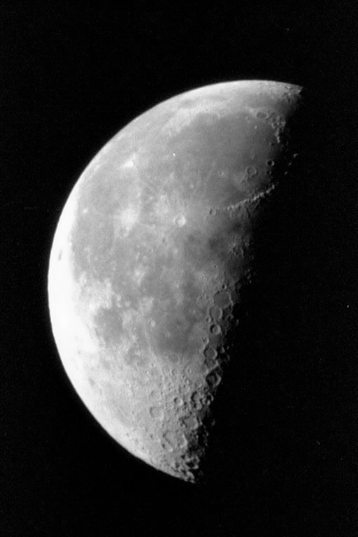
#> input picture TME1/moon.png, 358 x 537 px
$ jupyter execute --allow-errors TME1.ipynb
#> lines starting #> are read from the running program, lines starting #| are printed output that depends on the picture; after the words box and inside, x2 and y2 are one past the last pixel; in counts of white or black regions, pixels touching at a corner belong together
# Practical work 1: introduction and image enhancement

- Quick start for Python (10 minutes!) : https://www.stavros.io/tutorials/python/
- Quick start for Numpy : https://numpy.org/devdocs/user/quickstart.html#
- For Matlab users: Numpy is very similar but with some important difference, see http://mathesaurus.sourceforge.net/matlab-numpy.html.
- Keep in mind that in Python, exception of variable of scalar type, all is reference and affectation is not a copy.

## Short introduction to image processing with Python

Help: use the function `help()` to get information on a Python objet.

Images are stored as arrays that is the default type of the `numpy` module. Defaut type of array elements is `float64` according to the IEEE754 norm. Special float values are defined: infinity (`inf`) and undefined (`nan`, *not a number*), and some numerical constants, such as $\pi$.


[cell 1]
# import numpy
import numpy as np

# predefined constants
print(np.inf,np.nan,np.pi)

# some values
print( 1., 1e10, -1.2e-3)

### Creating an array: several ways.

1. From a list of values (formally any Python iterable object). Elements of an array have the same **type**, determined by Numpy:

[cell 2]
V = np.array([1,2,3])
M = np.array([[1,2,3],[4,5,6.]])
print ("V is of type",V.dtype)
print ("M is of type",M.dtype)

2. Without values: Numpy has constructors such as `empty()`, `zeros()`, `ones()`... Shape should be given (see below). Important: `empty()` does not initialize array elements.

[cell 3]
I = np.zeros((3,4))
print(I)
J = np.empty((4,3))
print(J)

3. From a sequence, prefer `arange()` from numpy to `range()` from python.

[cell 4]
print(np.arange(10))
print(np.arange(0,10,2))
print(np.arange(9,-1,-.5))

### Shape of an array

Shape decribes the number of elements for each dimension. A vector is of dimension 1, a matrix is of dimension 2. Superior dimensions are possible. Shape is not size that is the number of elements of an array. Type of shape is always a tuple of integers. With previous example:

[cell 5]
print(I.shape, I.size)
print(J.shape, J.size)
print(V.shape, V.size)

An important function/method is `reshape()` to change the shape of an array. Typical usage of `reshape()` is to transform a vector into a matrix or reciprocally.

[cell 6]
K = np.arange(12).reshape((3,4))
print(K)
print(np.reshape(K,(12)))
print(K.reshape((2,2,3)))

### Elements of an array

Access element by indices: two syntaxe are possible, the first given in the example is prefered. Negative index is possible with the same meanning of Python list.

[cell 7]
I = np.arange(12).reshape((3,4))
print(I[1,2])
print(I[0][0])
print(I[-1,0])

Access by group of indices using the operator `:` allows to extract subarray. General syntaxe is `start:end:step` and it is very powerfull:

[cell 8]
print('extract the first line')
print(I[0,:])
print(I[0,0:])
print(I[0,::])
print(I[0,::1])

print('extract center of the array')
print(I[1:3,1:3])

print('extract elements with even indices')
print(I[::2,::2])

print('print the horizontal mirror of an array')
print(I[:,::-1])

### Array arithmetic

Operators and functions can be applied to arrays. Mostly, operations are element-wise (i.e. applied element by element). The consequence is arrays should have the same shape. One operand can also be scalar in most of time.

[cell 9]
A = np.arange(12).reshape((3,4))
B = 2 * A + 1
C = A + B
D = np.cos(2*np.pi*A/12)

print (D)
print (D**2)
print (D>0)

Array may be viewed as matrix, we can make some linear algebraic manipulation. For example, `np.matmul()` is the matrix multiplication. It can be used to build matrix from vector. An example, using the transpose operator `T`.

[cell 10]
L = np.arange(1,6).reshape((1,5))
# transpose of L. Warning: C remains a reference to L
C = L.T
# This could be better if your want to touch L
C = L.T.copy()

print("A 5*5 matrix:")
print(np.matmul(C,L))

print("A dot product, but result is a matrix:")
print(np.matmul(L,C))
print(np.matmul(L,C)[0,0])

print("dot() is prefered with vectors:")
V = np.arange(1,6)
print(V.dot(V))
print(np.dot(V,V))

### Images

We make use of PIL module (https://pillow.readthedocs.io/en/stable/reference/Image.html) to load and write an image and easily converted to Numpy array. Be careful: array type depends on image.

[cell 11]
from PIL import Image

# reading an image and convert to array
myimage = np.array(Image.open('moon.png'))
#> myimage is the input picture: shape (537, 358); min 0, max 253, mean 52.9

# write an image (alternative format) from an array
Image.fromarray(myimage).save('image.jpg')

Array can be displayed as an image using Matplotlib module. Here a short example:

[cell 12]
import matplotlib.pyplot as plt

# minimal example:
plt.imshow(myimage)
plt.show()

# with more controls:
w,h=400,400
plt.figure(figsize=(w/80,h/80))  # optional, to control the size of figure (unit: pixel)
plt.gray() # optional call to display image using a gray colormap
plt.title('This is an image') # optional: add a title
plt.axis('off') # optional: remove axes
plt.imshow(myimage)
plt.show()

See also:
- https://matplotlib.org/3.1.1/tutorials/introductory/images.html
- https://matplotlib.org/gallery/images_contours_and_fields/image_demo.html#sphx-glr-gallery-images-contours-and-fields-image-demo-py).

## Exercice 1
In this exercice, we work with image `img/moon.png`. If possible give two solutions : one with loops (for, while, ...) and one without loops.

1. Write and test a function `openImage()` getting an image filename as argument and returning the array of pixel values.

[cell 13]
from PIL import Image
import numpy as np

def openImage(fname):
    return np.array(Image.open(fname))

openImage('moon.png')

2. Write and test a function `countPixels()` getting an array and an integer `k` as arguments and returning the number of pixels having the value `k`.

[cell 14]
#solution_1
def countPixels(I,k):
#> called with k = 2
    n_k = np.count_nonzero(I == k)
#> n_k = 30924
    return n_k

countPixels(openImage('moon.png'),2)

[cell 15]
#solution_2
def countPixels2(I,k):
#> called with k = 2
    c=0
#> c = 0
    for i in range(I.shape[0]) :
        for j in range(I.shape[1]) :
            if I[i,j] == k :
                c+=1
#> after the loop, c = 30924
    return c

countPixels2(openImage('moon.png'),2)

3. Write and test a function `replacePixels()` getting an array and two intergers and replacing pixels having `k1`value to `k2` value and returning the new array. Be aware to not modify `I`.

[cell 16]
#solution_1
def replacePixels(I,k1,k2):
#> called with k1 = 2, k2 = 3
    M=I.copy()
    index = np.where(I==k1)
#> index = 30924 positions, rows 0 to 536, columns 0 to 357
    M[index] = k2
#> M: shape (537, 358); 16.09% of pixels changed, all inside (x1, y1, x2, y2) = (0, 0, 358, 537)
    return M
replacePixels(openImage('moon.png'),2,3)

[cell 17]
#solution_2
def replacePixels2(I,k1,k2):
#> called with k1 = 2, k2 = 3
    M=I.copy()
    for i in range(M.shape[0]) :
        for j in range(M.shape[1]) :
            if M[i,j] == k1 :
                M[i,j] = k2
    return M

replacePixels2(openImage('moon.png'),2,3)

4. Write and test a function `normalizeImage()` getting an array and two integers `k1` and `k2` and returning an array with elements normalized to the interval $[k_1,k_2]$.

[cell 18]
#solution1
def normalizeImage(I,k1,k2):
#> called with k1 = 6, k2 = 10
    M = I.copy()
    val_min = np.min(I)
#> val_min = 0
    val_max = np.max(I)
#> val_max = 253

    M = (k1 + (I - val_min) * ((k2 - k1) / (val_max - val_min))).astype(int)
#> M: shape (537, 358) int64; 5 distinct labels, from 6 to 10

    return M
normalizeImage(openImage('moon.png'),6,10)
plt.imshow(normalizeImage(openImage('moon.png'),0,100))

[cell 19]
#solution2
def normalizeImage2(I,k1,k2):
#> called with k1 = 5, k2 = 10
    M = np.zeros((I.shape[0],I.shape[1]))
#> M: shape (537, 358) float64; every value is 0
    val_min = np.min(I)
#> val_min = 0
    val_max = np.max(I)
#> val_max = 253

    for i in range(I.shape[0]) :
        for j in range(I.shape[1]) :
            M[i,j] = (k1 + (I[i,j] - val_min) * (k2 - k1) / (val_max - val_min)).astype(int)
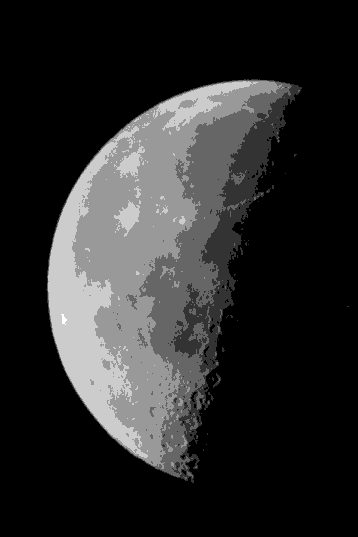
#> M: shape (537, 358) float64; min 5, max 10, mean 5.82; drawn with min black and max white

    return M
normalizeImage2(openImage('moon.png'),5,10)

5. Write and test a function `inverteImage()` getting an array and returning and arry having inverted pixel values (i.e. the transform $k \mapsto 255-k$

[cell 20]
#solution1
def inverteImage(I):
    M = I.copy()
    max = np.max(I)
#> max = 253
    M= max - M
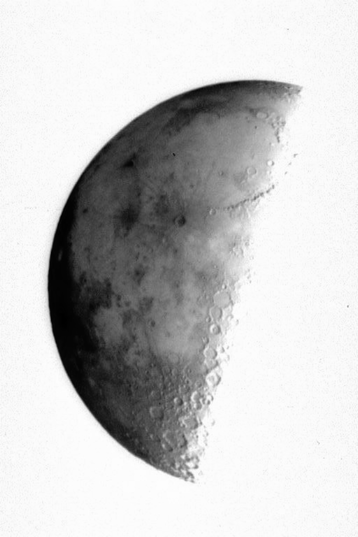
#> M: shape (537, 358); min 0, max 253, mean 200.1
    return M
plt.imshow(inverteImage(openImage('moon.png')))

[cell 21]
#solution2
def inverteImage2(I):
    M = I.copy()
    max = np.max(I)
#> max = 253
    for i in range(I.shape[0]) :
        for j in range(I.shape[1]) :
            M[i,j] = max - I[i,j]
    return M
plt.imshow(inverteImage2(openImage('moon.png')))

6. Write and test a function `computeHistogram()` getting an array and returning its histogram. Type of histogram can be an array or a list. It is forbidden to use an histogram method from a Python module. Is it possible to compute the histogram without explicitely visiting array pixels?

[cell 22]
def computeHistogram(I):
    min = np.min(I)
#> min = 0
    max= np.max(I)
#> max = 253
    vals = np.arange(min,max+1)
#> vals = 254 values from 0 to 253
    eff =[]
    for v in vals :
        c =len(np.where(I==v)[0])
        eff.append(c)
#> this loop made 254 passes
#> c on passes 1 to 3: 1459, 20126, 30924
#> after the loop, eff = 254 values, max 30924 at index 2, min 35 at index 253, mean 756.9
    return eff

computeHistogram(openImage('moon.png'))

# use comments to answer to a verbal question

7. Write and test a function `thresholdImage()` getting an array `I` and an integer `s` and returning an array having elements set to 0 if corresponding element of `I` is lower than `s` or 255 otherwise.

[cell 23]
def thresholdImage(I,s):
#> called with s = 100
    M = I.copy()
    M[M<s]=0
    M[M>=s]=1
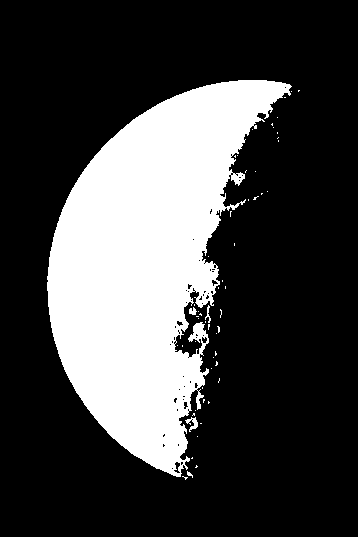
#> M: shape (537, 358); values 0 (black) and 1 (white), 26.4% white; 57 white regions (52 under 20 px), largest, box (x1, y1, x2, y2) and area: (47, 80, 292, 477) 50437, (185, 417, 198, 432) 85, (189, 307, 197, 315) 43, (205, 305, 211, 323) 40, (187, 471, 193, 478) 20
    return M

plt.imshow(thresholdImage(openImage('moon.png'),100))

8. Using previous functions, give a series of instructions to read then to display an image, plot the histogram (one can use `plot()` or `bar()` from `matplotlib.pyplot` module), inverse the image and display it, plot its histogram.

[cell 24]
image = openImage('moon.png')
plt.imshow(image)
plt.show()
hist1 = computeHistogram(image)
#> the loop in computeHistogram (call 2), `for v in vals :` made 254 passes
#> hist1 has the same summary as eff in computeHistogram
plt.bar(range(len(hist1)),hist1,width=1.2)
plt.show()
#> figure, not shown here; tallest bar 30924 high, from x = 1.4 to 2.6
inverted_image = inverteImage(image)
plt.imshow(inverted_image)
plt.show()
hist2 = computeHistogram(inverted_image)
#> hist2 = 254 values, max 30924 at index 251, min 35 at index 0, mean 756.9
plt.bar(range(len(hist2)),hist2,width=1.2)
plt.show()
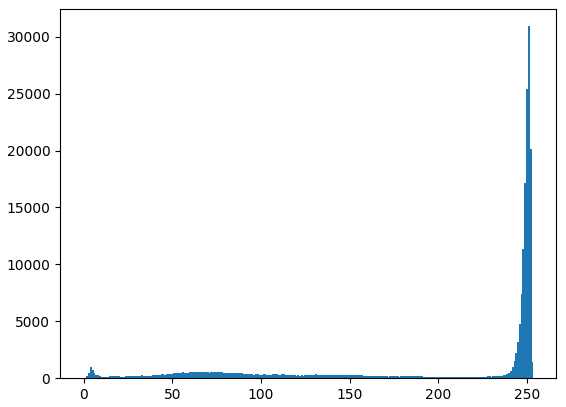
#> figure drawn by matplotlib, 1 panel; tallest bar 30924 high, from x = 250.4 to 251.6

9. Give a series of instructions to read and display an image, plot the histogram, normalize the image to the interval $[10,50]$, compute the new histogram, display the image and the histogram. Remark: `imshow()` normalizes image. To avoid this and see the effect of the normalization, use `imshow()` with parameters `vmin=0,vmax=255`. Comment the results.

[cell 25]
image = openImage('moon.png')
normalized_image = normalizeImage(image,10,50)
plt.imshow(normalized_image,vmin=0,vmax=255)
plt.show()
hist3 = computeHistogram(normalized_image)
#> hist3 = 41 values, max 113821 at index 0, min 35 at index 40, mean 4688.9
min = np.min(normalized_image)
#> min = 10
max = np.max(normalized_image)
#> max = 50
plt.bar(np.arange(min,max+1),hist3,width=1)
plt.show()
#> figure, not shown here; tallest bar 113821 high, from x = 9.5 to 10.5

10. Same question than 9. remplacing the normalization by a thresholding with parameter $s=127$.

[cell 26]
image = openImage('moon.png')
thresholded_image = thresholdImage(image,127)
#> call 2 of thresholdImage, with s = 127
#> in thresholdImage (call 2), `M[M>=s]=1`:
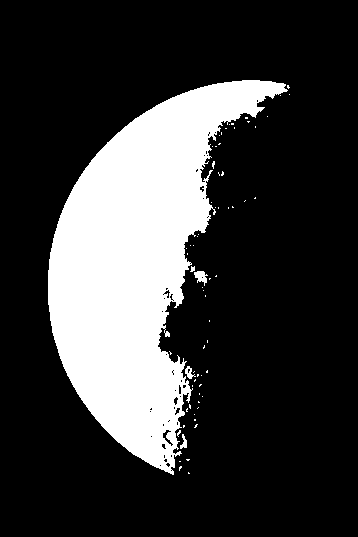
#> M: shape (537, 358); values 0 (black) and 1 (white), 22.4% white; 68 white regions (63 under 20 px), largest, box (x1, y1, x2, y2) and area: (48, 80, 288, 475) 42656, (194, 271, 208, 286) 117, (185, 366, 196, 379) 67, (180, 434, 187, 449) 56, (190, 266, 195, 272) 21
plt.imshow(thresholded_image)
plt.show()
hist4 = computeHistogram(thresholded_image)
#> hist4 = [149110, 43136]
print(hist4)
#| [149110, 43136]
plt.bar([0,1],hist4,width=0.1)
plt.show()

## Exercice 2 - generate images

1. Create the array `I` 4 by 4 corresponding to the following image: <div>  </div> Black pixels have value 0, white pixels value 255, and grey pixels value 127. Display the image using `imshow()` and plot the histogram.

[cell 27]
I=np.array([[0,255,0,127],
            [127,255,0,127],
            [0,127,255,0],
            [255,127,255,127]])
plt.imshow(I)
plt.show()
hist=computeHistogram(I)
plt.bar(np.arange(np.min(I),np.max(I)+1),hist,width=5)
plt.show()
#> figure, not shown here; tallest bar 6 high, from x = 124.5 to 129.5

2. We want to generate a matrix having random values. Functions `rand()` and `randn()` from  `numpy.matlib` module generate array of given shape with random values following respectively a uniform distribution on $[0,1[$ and a normal distribution. Create an array of shape 512 by 512 having **integer** elements following an uniform distribution in the set $\{0,1,\cdots,255\}$ . We also want to create an array following a gaussian distribution with a mean of 128 and a standard deviation of 16 and with **integer** values.  Display the images and their histogramms. Discuss the results.

[cell 28]
import numpy.matlib

I_unif = np.floor(255*(np.matlib.rand((512, 512))))
plt.imshow(I_unif)
plt.show()
hist_unif =computeHistogram(I_unif)
plt.bar(np.arange(np.min(I_unif),np.max(I_unif)+1),hist_unif,width=5)
plt.show()
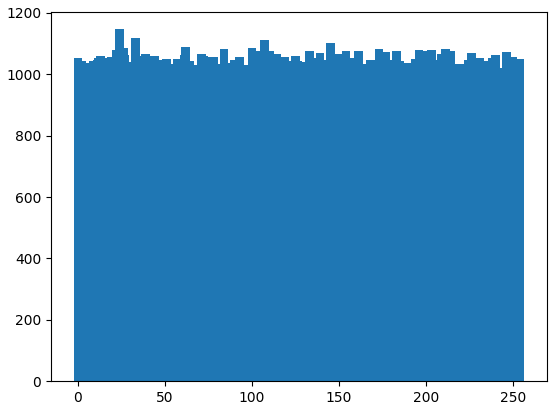
#> figure drawn by matplotlib, 1 panel; tallest bar 1147 high, from x = 21.5 to 26.5


mean = 128
std = 16
I_gauss = np.floor(std*(np.matlib.randn(512, 512))+mean)
plt.imshow(I_gauss)
plt.show()
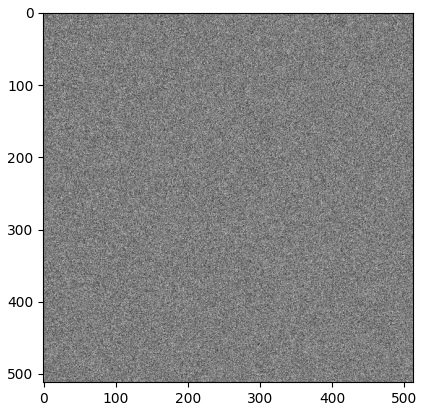
#> figure drawn by matplotlib, 1 panel
hist_gauss = computeHistogram(I_gauss)
plt.bar(np.arange(np.min(I_gauss),np.max(I_gauss)+1),hist_gauss,width=10)
plt.show()
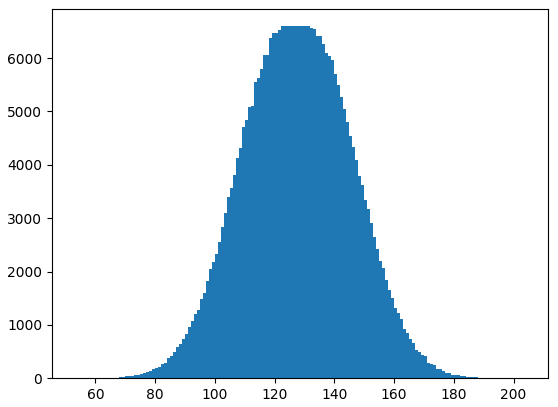
#> figure drawn by matplotlib, 1 panel; tallest bar 6598 high, from x = 122 to 132

Nous pouvons voir que l'image générée avec une distribution normale semble presque avoir un niveau de gris constant,
cela est dû au fait que l'écart type choisi est petit, d'autre part celle générée avec la loi uniforme présente tous les niveaux
de gris, de manière uniforme
Note: l'histogramme de l'image générée avec rand n'est pas exactement celui de la loi uniforme cela peut-être expliqué par
les approximations effectuées

## Exercice 3: image manipulation
In this exercice, we work with image `img/pout.png`.

1. Read and display this image

[cell 29]
pout=np.array(Image.open('pout.png'))
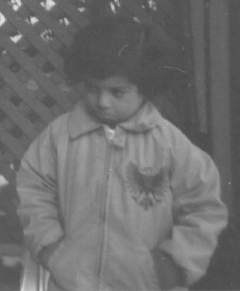
#> input picture TME1/pout.png, 240 x 291 px
#> pout is the input picture: shape (291, 240); min 74, max 224, mean 110.3
plt.imshow(pout,vmin=0,vmax=256)
print(np.min(pout),np.max(pout))
#| 74 224

2. Examine the histogram. Determine the extrema of the image. What can you say about the quality of this image?

[cell 30]
plt.hist(pout.flatten())
plt.show()
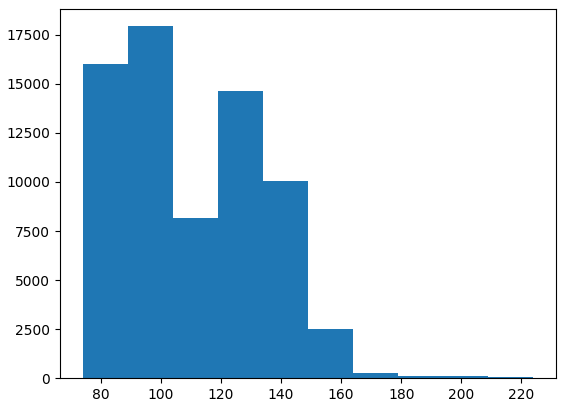
#> figure drawn by matplotlib, 1 panel; tallest bar 17940 high, from x = 89 to 104
np.histogram(pout.flatten())[1]
#> Out = [74, 89, 104, 119, 134, 149, 164, 179, 194, 209, 224]
